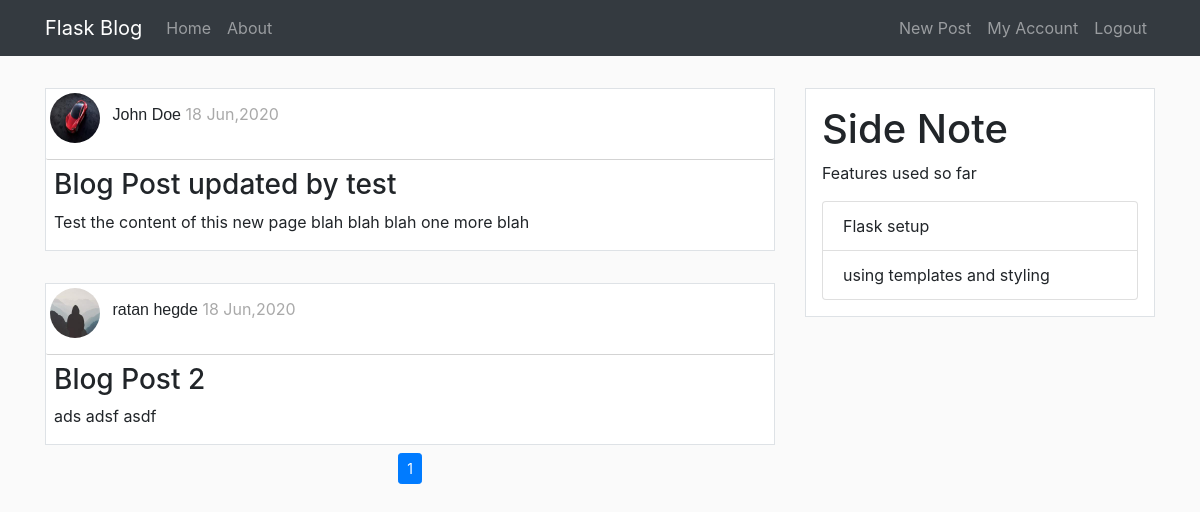
Screenshot of /home (signed in) with the database file from the repository.
### flaskBlog/models.py (models this page shows, shortened)
class Post(db.Model):
    id = db.Column(db.Integer , primary_key = True)
    title = db.Column(db.String(100), nullable=False)
    date_posted = db.Column(db.DateTime, nullable=False, default=datetime.utcnow)
    content = db.Column(db.Text, nullable=False)
    user_id = db.Column(db.Integer, db.ForeignKey('user.id'), nullable=False)

class User(db.Model, UserMixin):
    id = db.Column(db.Integer , primary_key = True)
    username = db.Column(db.String(20), unique=True , nullable=False)
    email = db.Column(db.String(120), unique=True , nullable=False)
    image_file = db.Column(db.String(20), nullable=False, default='default.jpg')
    password = db.Column(db.String(60), nullable=False)
    posts = db.relationship('Post', backref='author', lazy=True)

### flaskBlog/main/routes.py (the view)
@main.route("/")
@main.route("/home")
def home():
    page_no = request.args.get('page',1,type=int)
    posts= Post.query.order_by(Post.date_posted.desc()).paginate(page=page_no,per_page=5)
    return render_template('home.html', posts=posts)

### flaskBlog/models.py (called while the page is built)
@login_manager.user_loader
def load_user(user_id):
    return User.query.get(int(user_id))

### flaskBlog/templates/home.html
{% extends 'layout.html' %}
{% block content %}
    {% for post in posts.items %}
        <div class="article border">
            <div class="post-metadata">
                <img class="rounded-circle mt-1 ml-1" src="{{ url_for('static',filename='profile_pics/'+post.author.image_file) }}" alt="" id="post_img">
                <span class="Postauthor ml-2"><a href="{{ url_for('users.user_posts',username=post.author.username) }}">{{ post.author.username }}</a></span>
                <span class="Postdate mr-1"> {{ post.date_posted.strftime('%d %b,%Y') }}</span>
            </div>
            <h3 class="mt-2 ml-2 mr-2"><a href="{{ url_for('posts.post',post_id=post.id) }}">{{ post.title }}</a></h3>
            <p class="ml-2">{{ post.content }}</p>
        </div>
    {% endfor %}
    <nav aria-label="Page navigation example" class="mt-2 d-flex justify-content-center">
        <ul class="pagination pagination-sm">
          {% for page_num in posts.iter_pages(left_edge=1,right_edge=1,left_current=1,right_current=1) %}
            {% if page_num %}
                {% if page_num == posts.page %}
                    <li class="page-item active"><a class="page-link" href="{{ url_for('main.home',page=page_num )}}">{{ page_num }} <span class="sr-only">(current)</span> </a></li>
                {% else %}
                    <li class="page-item"><a class="page-link" href="{{ url_for('main.home',page=page_num )}}">{{ page_num }}</a></li>
                {% endif %}
            {% else %}
            <li class="page-item">...</li>
            {% endif %}
          {% endfor %}
        </ul>
      </nav>
{% endblock %}

### flaskBlog/static/main.css (style rules this page uses)
body { background: #fafafa; }
a { color: inherit; }
.article { margin-top: 2rem; background-color: #ffffff; }
.Postauthor { font-family: sans-serif; font-weight: 300; }
.Postdate { color: darkgray; }
.post-metadata { padding-bottom: 1rem; border-bottom: 1px solid lightgray; border-radius: 2px; border-width: 80%; }
#post_img { height: 50px; width: 50px; }

### rows the page displays
Post: image_file (picture), author.username "John Doe", date_posted "18 Jun,2020", title "Blog Post updated by test", content "Test the content of this new page blah blah blah one more blah"
Post: image_file (picture), author.username "ratan hegde", date_posted "18 Jun,2020", title "Blog Post 2", content "ads adsf asdf"

### other values shown
{{ page_num }} "1"
